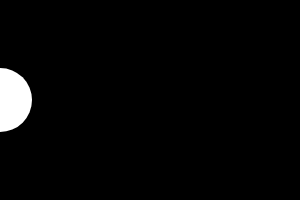
Frame 1 (no input)
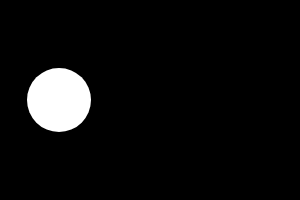
Frame 60 (no input)
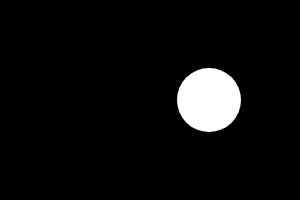
Frame 120 (the mouse pressed at the canvas centre since frame 60)

The p5.js sketch that drew these frames (run headless with seeded random() and noise() and a simulated clock; from frame 60 on, the mouse is pressed at the canvas centre):

// p5.js sketch
// ── sketch.js
let circleX = 0;
let circleXspeed = 1;

function setup() {
  createCanvas(300, 200).mousePressed(function() {
    circleX = mouseX;
  });
  createSpan('click on canvas to move circle');
}

function draw() {
  background(0);
  noStroke();
  fill(255);
  circle(circleX, 100, 64);
  circleX = circleX + circleXspeed;
  if (circleX > width || circleX < 0) {
    circleXspeed = - circleXspeed;    
  }
}

// https://editor.p5js.org/jht1493/sketches/PLfo2BKRm
// 3.2 variable circleXspeed OR

// https://editor.p5js.org/jht1493/sketches/TAV5p1sMW
// 3.2 variable circleXspeed

// https://editor.p5js.org/jht1493/sketches/NO5mWO62W
// 3.1 variable circleX width if

// https://editor.p5js.org/jht1493/sketches/CwYDz_4N2
// 2.2.2 variable circleX width

// https://editor.p5js.org/jht1493/sketches/v9zsQFPqN
// 2.2 variable circleX

// Make Your Own (Make Your Own Variable)
// Code! Programming with p5.js
// The Coding Train / Daniel Shiffman
// https://thecodingtrain.com/beginners/p5js/2.2-make-your-own.html
// https://youtu.be/dRhXIIFp-ys

// Make Your Own Variable: https://editor.p5js.org/codingtrain/sketches/xPXNdPy17
// Growing Circle Exercise: https://editor.p5js.org/codingtrain/sketches/ehbMJ-otC
